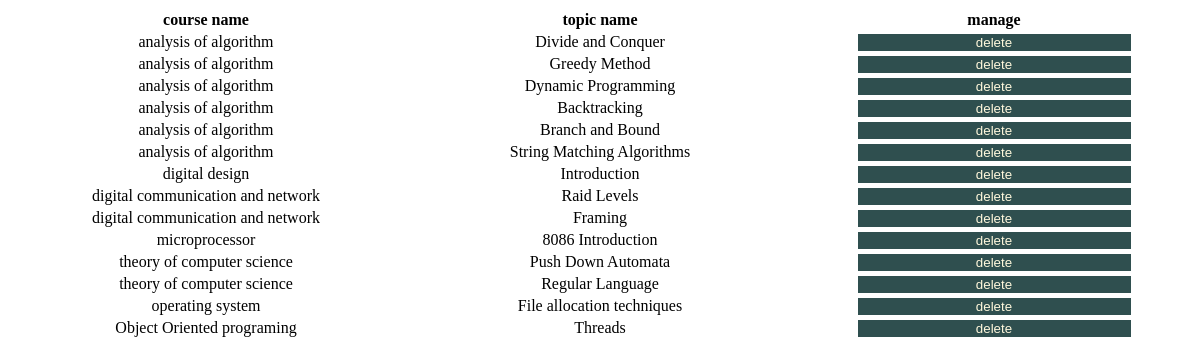
The app's page /get_course.php with its own data.
### tables this page shows
CREATE TABLE `educontent` (
  `id` int(11) NOT NULL,
  `cid` int(11) NOT NULL,
  `tid` int(11) NOT NULL,
  `title` varchar(100) NOT NULL,
  `creator` varchar(50) NOT NULL,
  `link` varchar(100) NOT NULL
);

CREATE TABLE `courses` (
  `id` int(11) NOT NULL,
  `name` varchar(300) NOT NULL,
  `category` varchar(300) NOT NULL,
  `duration` varchar(20) NOT NULL,
  `requirements` varchar(500) NOT NULL,
  `outcome` varchar(1000) NOT NULL
);

### get_course.php (the view, shortened to what this page needs)
<table>
  		<tr align="center">
  		<th>course name</th>
    	<th>topic name</th>
   		<th>manage</th>
  		</tr>
	  		<?php $mysqli=new mysqli("localhost","root","","online");
	  			$result=$mysqli->query("select * from educontent");
	  			while ($row=mysqli_fetch_array($result)){
	   		?>
  		<tr>
   		<td align="center">
        <?php
        $result1=$mysqli->query("select * from courses where id='".$row['cid']."'");
        $row1=mysqli_fetch_array($result1);
        echo $row1['name']; ?>
      </td>
   		<td align="center"><?php echo $row['title']; ?></td>
   		<td align="center"><button id="delete_course" value="<?php echo $row['id']; ?>" onclick="delete_course(this.value)">delete</button></td>
  		</tr>
  		<?php } ?>
</table>

### get_course.php (style rules this page uses)
table { width:100%; position:relative; }
tr { height:10%; width:100%; position:relative; }
th { width:33%; height:10%; position:relative; }
#delete_course { height:80%; width:70%; position:relative; border:none; background-color:#2f4f4f; color:#fff8dc; }

### records on screen
educontent: courses.name "analysis of algorithm", title "Divide and Conquer", $row['id'] 1 (drawn)
educontent: courses.name "analysis of algorithm", title "Greedy Method", $row['id'] 2 (drawn)
educontent: courses.name "analysis of algorithm", title "Dynamic Programming", $row['id'] 3 (drawn)
educontent: courses.name "analysis of algorithm", title "Backtracking", $row['id'] 4 (drawn)
educontent: courses.name "analysis of algorithm", title "Branch and Bound", $row['id'] 5 (drawn)
educontent: courses.name "analysis of algorithm", title "String Matching Algorithms", $row['id'] 6 (drawn)
educontent: courses.name "digital design", title "Introduction", $row['id'] 7 (drawn)
educontent: courses.name "digital communication and network", title "Raid Levels", $row['id'] 9 (drawn)
educontent: courses.name "digital communication and network", title "Framing", $row['id'] 10 (drawn)
educontent: courses.name "microprocessor", title "8086 Introduction", $row['id'] 11 (drawn)
educontent: courses.name "theory of computer science", title "Push Down Automata", $row['id'] 12 (drawn)
educontent: courses.name "theory of computer science", title "Regular Language", $row['id'] 13 (drawn)
educontent: courses.name "operating system", title "File allocation techniques", $row['id'] 14 (drawn)
educontent: courses.name "Object Oriented programing", title "Threads", $row['id'] 15 (drawn)
